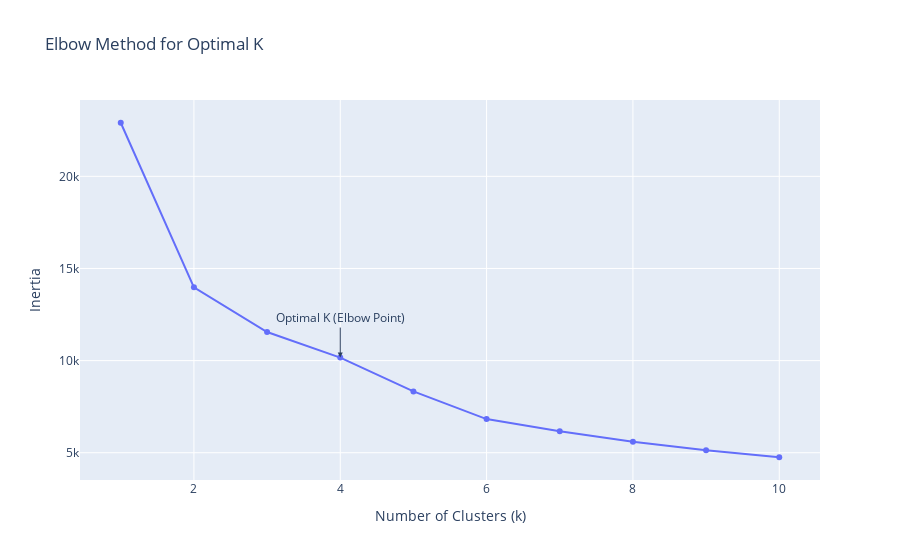

The cell this chart's notebook holds for it:
### Markdown cell above
### 3. Finding the Optimal Number of Clusters (K)
We use the Elbow Method to identify the optimal number of clusters. We look for the 'elbow' point where adding more clusters no longer yields a significant decrease in inertia (within-cluster sum of squares).

### Code cell
inertia = []
K = range(1, 11)

for k in K:
    kmeans = KMeans(n_clusters=k, random_state=42, n_init='auto')
    kmeans.fit(features_scaled)
    inertia.append(kmeans.inertia_)

# Plot the Elbow Method curve
fig = go.Figure(data=go.Scatter(x=list(K), y=inertia, mode='lines+markers'))
fig.update_layout(
    title='Elbow Method for Optimal K',
    xaxis_title='Number of Clusters (k)',
    yaxis_title='Inertia',
    annotations=[
        dict(x=4, y=inertia[3], ax=0, ay=-40, xref='x', yref='y', showarrow=True, arrowhead=2, text='Optimal K (Elbow Point)')
    ]
)
fig.show()

### Figure 1 — Plotly figure (JSON) as saved in the notebook; plotly's stock layout.template omitted (floating-point values rounded to 4 significant figures)
{"data": [{"mode": "lines+markers", "type": "scatter", "x": [1, 2, 3, 4, 5, 6, 7, 8, 9, 10], "y": [22910.0, 13980.0, 11550.0, 10160.0, 8327.0, 6826.0, 6167.0, 5599.0, 5138.0, 4755.0]}], "layout": {"annotations": [{"arrowhead": 2, "ax": 0, "ay": -40, "showarrow": true, "text": "Optimal K (Elbow Point)", "x": 4, "xref": "x", "y": 10160.0, "yref": "y"}], "title": {"text": "Elbow Method for Optimal K"}, "xaxis": {"title": {"text": "Number of Clusters (k)"}}, "yaxis": {"title": {"text": "Inertia"}}}}
